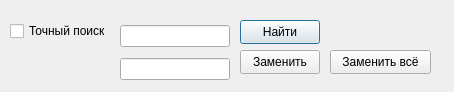
<?xml version="1.0" encoding="UTF-8"?>
<ui version="4.0">
 <class>FindReplaceDialog</class>
 <widget class="QDialog" name="FindReplaceDialog">
  <property name="geometry">
   <rect>
    <x>0</x>
    <y>0</y>
    <width>454</width>
    <height>92</height>
   </rect>
  </property>
  <property name="windowTitle">
   <string>Dialog</string>
  </property>
  <widget class="QPushButton" name="findNextButton">
   <property name="geometry">
    <rect>
     <x>240</x>
     <y>20</y>
     <width>80</width>
     <height>24</height>
    </rect>
   </property>
   <property name="text">
    <string>Найти</string>
   </property>
  </widget>
  <widget class="QPushButton" name="replaceButton">
   <property name="geometry">
    <rect>
     <x>240</x>
     <y>50</y>
     <width>80</width>
     <height>24</height>
    </rect>
   </property>
   <property name="text">
    <string>Заменить</string>
   </property>
  </widget>
  <widget class="QPushButton" name="replaceAllButton">
   <property name="geometry">
    <rect>
     <x>330</x>
     <y>50</y>
     <width>101</width>
     <height>24</height>
    </rect>
   </property>
   <property name="text">
    <string>Заменить всё</string>
   </property>
  </widget>
  <widget class="QCheckBox" name="caseCheckBox">
   <property name="geometry">
    <rect>
     <x>10</x>
     <y>20</y>
     <width>111</width>
     <height>22</height>
    </rect>
   </property>
   <property name="text">
    <string>Точный поиск</string>
   </property>
  </widget>
  <widget class="QWidget" name="layoutWidget">
   <property name="geometry">
    <rect>
     <x>120</x>
     <y>20</y>
     <width>110</width>
     <height>65</height>
    </rect>
   </property>
   <layout class="QVBoxLayout" name="verticalLayout">
    <item>
     <widget class="QLineEdit" name="findLineEdit"/>
    </item>
    <item>
     <widget class="QLineEdit" name="replaceLineEdit"/>
    </item>
   </layout>
  </widget>
 </widget>
 <resources/>
 <connections/>
</ui>
